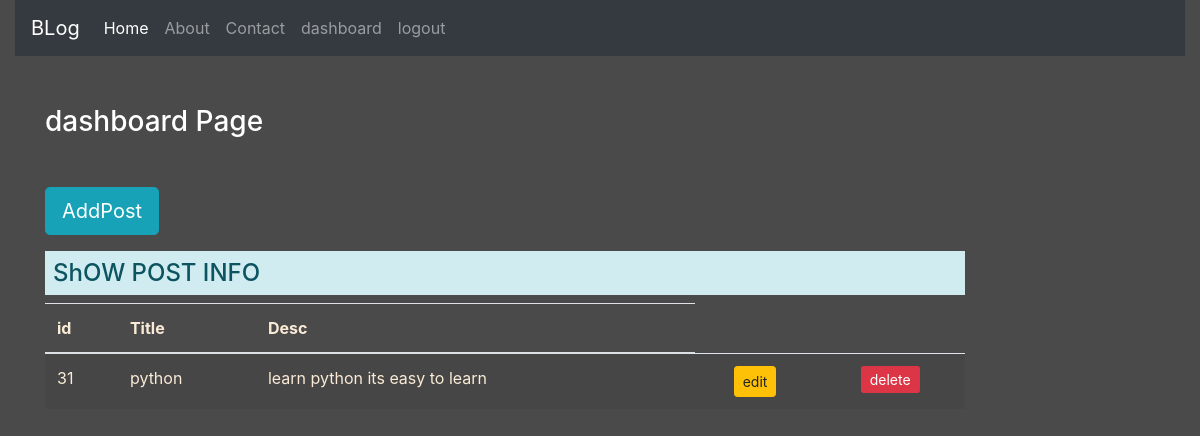
The app's page /dashboard/ (signed in), older data.
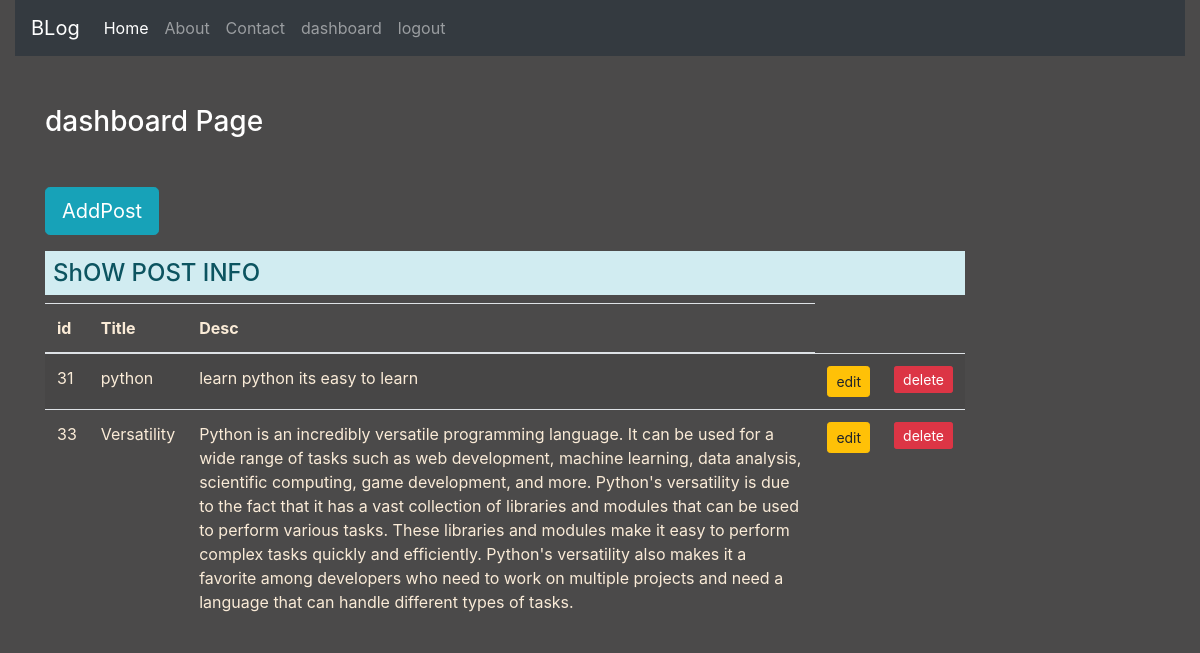
The same page, newer data.
### enroll/models.py (models this page shows)
class Post(models.Model):
    title=models.CharField(max_length=250,blank=False)
    decscription=models.TextField()

### enroll/views.py (the view)
# urls.py: path('dashboard/',views.dashboard ,name='dashboard'),
def dashboard(request):
 if request.user.is_authenticated:
    post=Post.objects.all()
    return render (request,'blog/dashboard.html',{'post':post})
 else:
   return HttpResponseRedirect('/login/')

### enroll/templates/blog/dashboard.html (shortened to what this page needs)
{% extends 'blog/base.html'%}
{% load static %}
{%  block  content %}
<div class="col-10">
<h3 class=" text-white my-5">dashboard Page </h3>
<td class="text-center alert-info"> <a href="{% url 'addpost' %}" class="btn btn-info btn-lg">AddPost</a></td>
<h4 class="text-center-alert alert-info mt-3 p-2">ShOW POST INFO</h4>
{% if post %}
<table class="table table-striped">
    <thead>
      <tr>
        <th scope="col">id</th>
        <th scope="col">Title</th>
        <th scope="col">Desc</th>
      </tr>
    </thead>
    <tbody>
        {% for post in post %}
      <tr>
        <td>{{post.id}}</td>
        <td>{{post.title}}</td>
        <td>{{post.decscription}}</td>
        <td class="text-center"> <a href="{% url 'updatepost' post.id %}" class="btn btn-warning btn-sm">edit</a></td>
        {% if perms.blog.delete_post   %}
        <form action="" method="post">
        <td class="text-center"> <a href="{% url 'deletepost' post.id %}" class="btn btn-danger btn-sm d-inline">delete</a></td>
        </form>
        {% endif %}
      </tr>
     {% endfor %}
    </tbody>
  </table>
{% else %}
<h4 class="text-center-alert alert-info mt-3 p-2">No Post To Display</h4>
{% endif %}
{% endblock content %}

Row changes from the older to the newer data that the page shows:
added Post: id "33", title "Versatility", decscription "Python is an incredibly versatile programming language. It can be used for a wide range of tasks such as web development, machine learning, data analysis, scientific computing, game development, and more. Python's versatility is due to the fact that it has a vast collection of libraries and modules that can be used to perform various tasks. These libraries and modules make it easy to perform complex tasks quickly and efficiently. Python's versatility also makes it a favorite among developers who need to work on multiple projects and need a language that can handle different types of tasks."
